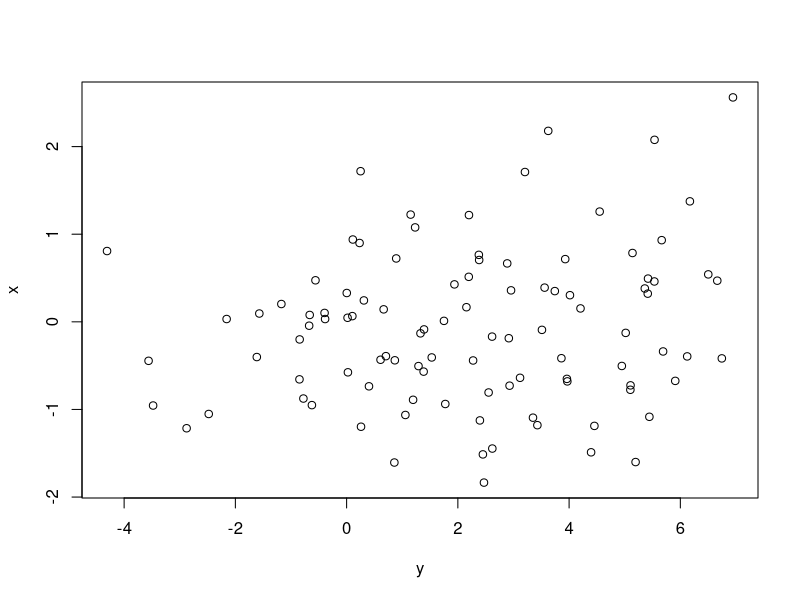
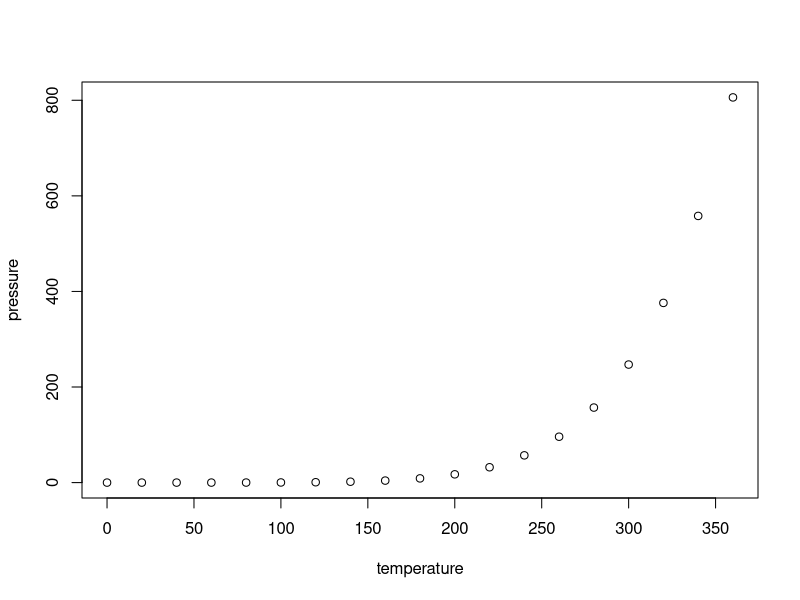

Write R code to recreate these figures, in order.
## ---- chunk 1
knitr::opts_chunk$set(echo = TRUE)
## ---- chunk 2
x <- rnorm(100, 0, 1)
y<- rnorm(100,2,3)

## ---- chunk 3
plot(x ~ y)
## ---- chunk 4
summary(cars)
## ---- chunk 5
plot(pressure)
